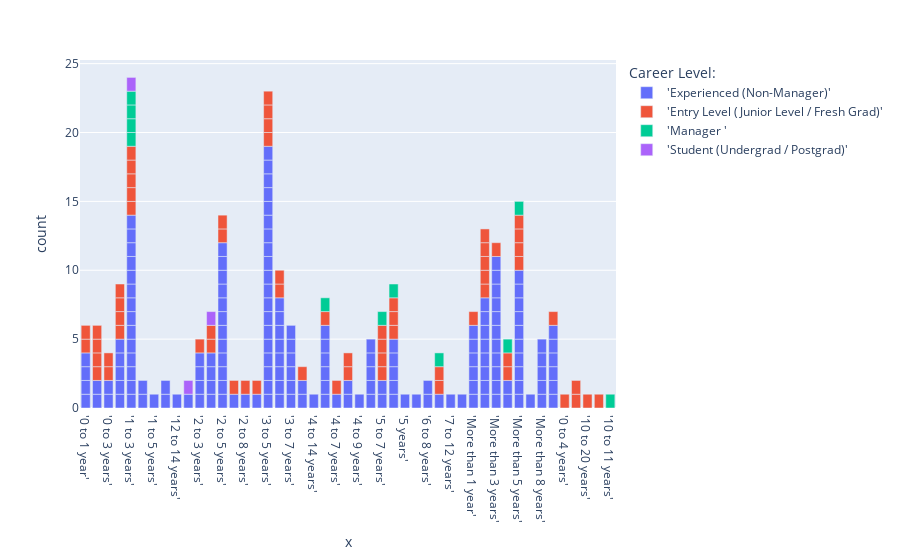

The cell this chart's notebook holds for it:
### Code cell
px.bar(Jobs_df, x=Jobs_df['Experience Needed:'].sort_values() ,color= 'Career Level:')

### Figure 1 — Plotly figure (JSON) as saved in the notebook; plotly's stock layout.template omitted (floating-point values rounded to 4 significant figures; data arrays with more than 128 entries replaced by an {"elided": "..."} marker saying what was removed)
{"data": [{"alignmentgroup": "True", "hovertemplate": "Career Level:='Experienced (Non-Manager)'<br>x=%{x}<br>count=%{y}<extra></extra>", "legendgroup": "'Experienced (Non-Manager)'", "marker": {"color": "#636efa", "pattern": {"shape": ""}}, "name": "'Experienced (Non-Manager)'", "offsetgroup": "'Experienced (Non-Manager)'", "orientation": "v", "showlegend": true, "textposition": "auto", "type": "bar", "x": {"elided": "171 str values"}, "xaxis": "x", "y": {"elided": "171 int values"}, "yaxis": "y"}, {"alignmentgroup": "True", "hovertemplate": "Career Level:='Entry Level (Junior Level / Fresh Grad)'<br>x=%{x}<br>count=%{y}<extra></extra>", "legendgroup": "'Entry Level (Junior Level / Fresh Grad)'", "marker": {"color": "#EF553B", "pattern": {"shape": ""}}, "name": "'Entry Level (Junior Level / Fresh Grad)'", "offsetgroup": "'Entry Level (Junior Level / Fresh Grad)'", "orientation": "v", "showlegend": true, "textposition": "auto", "type": "bar", "x": ["'0 to 1 year'", "'0 to 1 year'", "'0 to 2 years'", "'0 to 2 years'", "'0 to 2 years'", "'0 to 2 years'", "'0 to 3 years'", "'0 to 3 years'", "'0 to 4 years'", "'1 to 10 years'", "'1 to 10 years'", "'1 to 2 years'", "'1 to 2 years'", "'1 to 2 years'", "'1 to 2 years'", "'1 to 3 years'", "'1 to 3 years'", "'1 to 3 years'", "'1 to 3 years'", "'1 to 3 years'", "'10 to 20 years'", "'2 to 3 years'", "'2 to 4 years'", "'2 to 4 years'", "'2 to 5 years'", "'2 to 5 years'", "'2 to 6 years'", "'2 to 8 years'", "'3 to 4 years'", "'3 to 5 years'", "'3 to 5 years'", "'3 to 5 years'", "'3 to 5 years'", "'3 to 6 years'", "'3 to 6 years'", "'4 to 10 years'", "'4 to 6 years'", "'4 to 7 years'", "'4 to 8 years'", "'4 to 8 years'", "'5 to 20 years'", "'5 to 7 years'", "'5 to 7 years'", "'5 to 7 years'", "'5 to 7 years'", "'5 to 8 years'", "'5 to 8 years'", "'5 to 8 years'", "'7 to 10 years'", "'7 to 10 years'", "'More than 1 year'", "'More than 2 years'", "'More than 2 years'", "'More than 2 years'", "'More than 2 years'", "'More than 2 years'", "'More than 3 years'", "'More than 4 years'", "'More than 4 years'", "'More than 5 years'", "'More than 5 years'", "'More than 5 years'", "'More than 5 years'", "'Not Specified'"], "xaxis": "x", "y": [1, 1, 1, 1, 1, 1, 1, 1, 1, 1, 1, 1, 1, 1, 1, 1, 1, 1, 1, 1, 1, 1, 1, 1, 1, 1, 1, 1, 1, 1, 1, 1, 1, 1, 1, 1, 1, 1, 1, 1, 1, 1, 1, 1, 1, 1, 1, 1, 1, 1, 1, 1, 1, 1, 1, 1, 1, 1, 1, 1, 1, 1, 1, 1], "yaxis": "y"}, {"alignmentgroup": "True", "hovertemplate": "Career Level:='Manager '<br>x=%{x}<br>count=%{y}<extra></extra>", "legendgroup": "'Manager '", "marker": {"color": "#00cc96", "pattern": {"shape": ""}}, "name": "'Manager '", "offsetgroup": "'Manager '", "orientation": "v", "showlegend": true, "textposition": "auto", "type": "bar", "x": ["'1 to 3 years'", "'1 to 3 years'", "'1 to 3 years'", "'1 to 3 years'", "'10 to 11 years'", "'4 to 6 years'", "'5 to 7 years'", "'5 to 8 years'", "'7 to 10 years'", "'More than 4 years'", "'More than 5 years'"], "xaxis": "x", "y": [1, 1, 1, 1, 1, 1, 1, 1, 1, 1, 1], "yaxis": "y"}, {"alignmentgroup": "True", "hovertemplate": "Career Level:='Student (Undergrad / Postgrad)'<br>x=%{x}<br>count=%{y}<extra></extra>", "legendgroup": "'Student (Undergrad / Postgrad)'", "marker": {"color": "#ab63fa", "pattern": {"shape": ""}}, "name": "'Student (Undergrad / Postgrad)'", "offsetgroup": "'Student (Undergrad / Postgrad)'", "orientation": "v", "showlegend": true, "textposition": "auto", "type": "bar", "x": ["'1 to 3 years'", "'12 to 15 years'", "'2 to 4 years'"], "xaxis": "x", "y": [1, 1, 1], "yaxis": "y"}], "layout": {"barmode": "relative", "legend": {"title": {"text": "Career Level:"}, "tracegroupgap": 0}, "margin": {"t": 60}, "xaxis": {"anchor": "y", "domain": [0, 1], "title": {"text": "x"}}, "yaxis": {"anchor": "x", "domain": [0, 1], "title": {"text": "count"}}}}
